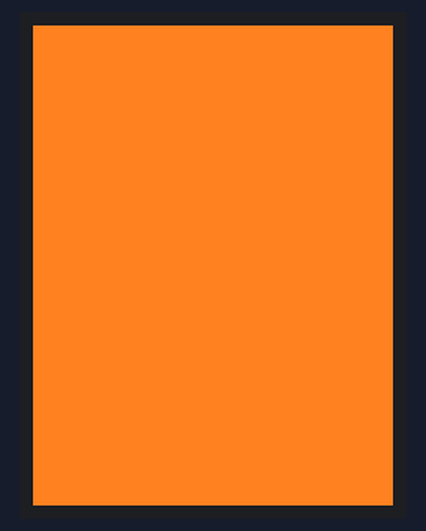
A program run on a simulated MicroPython board. Shown: 240×320 colour display. Library files of the repository ran but are not shown: ili9341.py.

Above: at 0.3 s.
At 2.4 s:
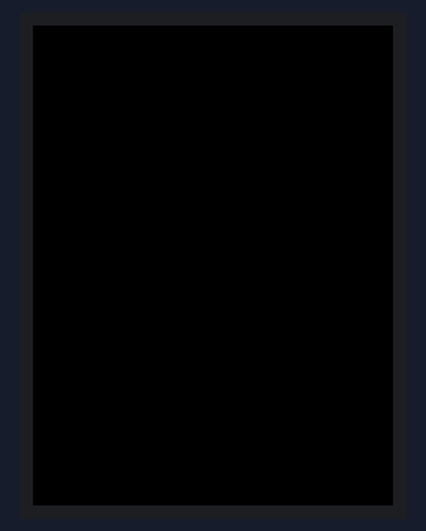
At 4.43 s:
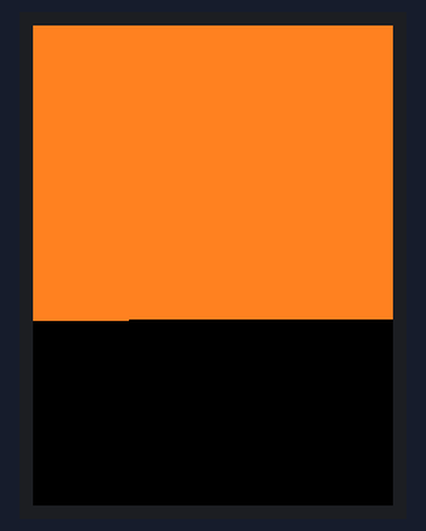

The program:

display.py
```python
from ili9341 import ILI9341
from machine import Pin, SPI
from time import sleep

spi = SPI(0, baudrate=20000000, miso=Pin(20),mosi=Pin(19), sck=Pin(18))
display = ILI9341(spi, cs=Pin(17), dc=Pin(27), rst=Pin(16), w=320, h=240, r=2)

while True:
    display.fill_rectangle(0, 0, display.width, display.height, 0xfc04)
    sleep(2)
    display.fill_rectangle(0, 0, display.width, display.height, 0)
    sleep(2)
```

Measured:
- by itself, everything shown: repeats every 4.2 s, in 4 steps
- what the display in image 0 shows lasts 2.0 s, from 0.3 s to 2.3 s
